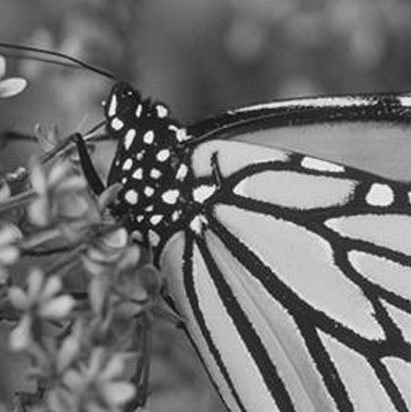
%> input picture imageUji/img1a.png, 411 x 412 px
$ octave uji7.m   (GNU Octave 9; MATLAB toolbox functions it lacks are replaced by stand-ins)
%> lines starting %> are read from the running program, lines starting %| are printed output that depends on the picture
### wienerFilterManual.m

function imgRestored = wienerFilterManual(imgDegraded, H, K)

    G = fft2(imgDegraded);

    % Terapkan formula Wiener Filter
    H_conj = conj(H);
    H_mag_sq = abs(H).^2;

    F_hat = (H_conj ./ (H_mag_sq + K)) .* G;

    % Lakukan Inverse FFT untuk mendapatkan citra restorasi
    f_hat = real(ifft2(F_hat));

    % Normalisasi hasil ke rentang [0,1]
    imgRestored = mat2gray(f_hat);
end

### uji7.m
% =========================================================================
%       PROGRAM RESTORASI CITRA DARI MOTION BLUR DENGAN PENAPIS WIENER
% =========================================================================
% Deskripsi:
% Skrip ini melakukan simulasi motion blur pada sebuah citra, kemudian
% mencoba merestorasinya menggunakan Penapis Wiener yang diimplementasikan
% secara manual.
%
% Constraint: Tidak menggunakan fungsi deconvwnr bawaan Matlab.
%
% Cukup jalankan file ini dari Matlab.
% =========================================================================

clear;
clc;
close all;

fprintf('--- Program Uji Restorasi Citra dengan Penapis Wiener ---\n');

try
    % --- LANGKAH 1: UJI CITRA GRAYSCALE ---
    fprintf('\n[LANGKAH 1 dari 2]\n');
    [fileGray, pathGray] = uigetfile({'*.png';'*.jpg';'*.tif';'*.bmp';'*.*'}, 'Pilih sebuah Citra Grayscale untuk Diuji');
%> the answer given: imageUji/img1a.png
    if isequal(fileGray, 0)
        disp('Pemilihan file dibatalkan. Skrip berhenti.');
        return;
    end
    jalankanUjiWiener(fullfile(pathGray, fileGray), 'Grayscale');
%| Info: Ukuran citra adalah 412 x 411 x 3.
%> the loop in jalankanUjiWiener, `for channel = 1:3` made 3 passes
%> pass 1, in wienerFilterManual, `f_hat = real(ifft2(F_hat));`:
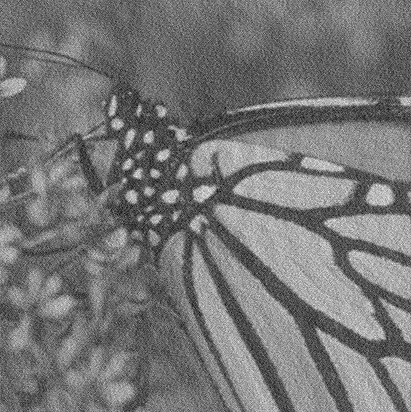
%> f_hat: size 412x411 double; min -0.307, max 1.3, mean 0.44; drawn with min black and max white
%> after the loop in jalankanUjiWiener, `for channel = 1:3`:
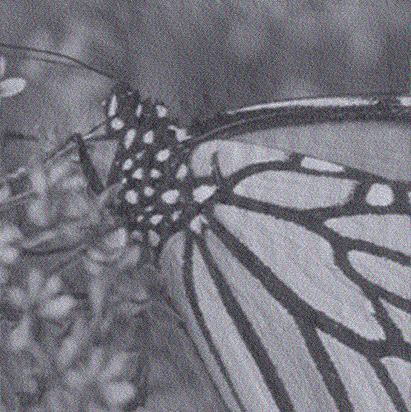
%> imgRestored: size 412x411x3 double; mean R, G, B 0.464, 0.46, 0.495
%> in jalankanUjiWiener, imgOri_uint8 is the input picture: size 412x411x3 uint8; min 0, max 255, mean 112.3
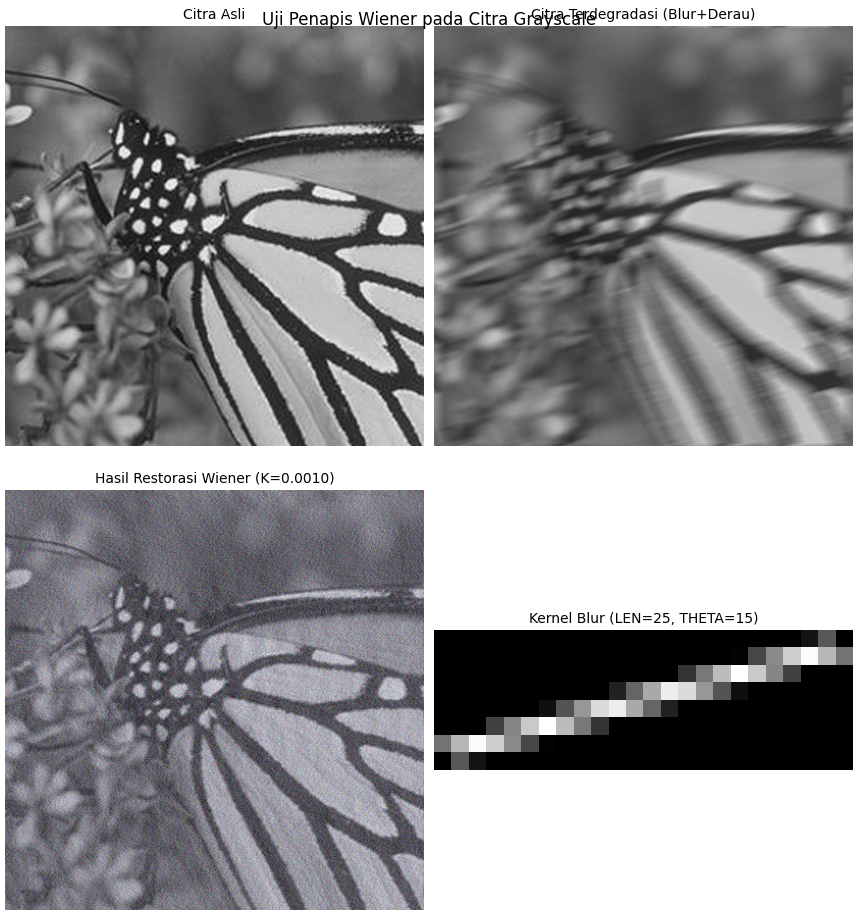
%> figure redrawn from the program's plot data, 4 panels

    % --- LANGKAH 2: UJI CITRA BERWARNA ---
    fprintf('\n[LANGKAH 2 dari 2]\n');
    [fileColor, pathColor] = uigetfile({'*.png';'*.jpg';'*.tif';'*.bmp';'*.*'}, 'Pilih sebuah Citra Berwarna untuk Diuji');
%> the answer given: imageUji/img2a.png
    if isequal(fileColor, 0)
        disp('Pemilihan file dibatalkan. Skrip berhenti.');
        return;
    end
    jalankanUjiWiener(fullfile(pathColor, fileColor), 'Berwarna');
%> call 2 of jalankanUjiWiener, with pathLengkapFile = 'imageUji/img2a.png', tipe = 'Berwarna'
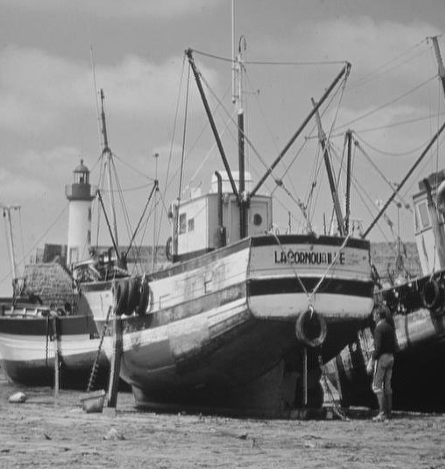
%> input picture imageUji/img2a.png, 445 x 469 px
%| Info: Ukuran citra adalah 469 x 445 x 3.
%> in jalankanUjiWiener (call 2), `imgBlurred = imfilter(imgOri, PSF, 'conv', 'circular');`:
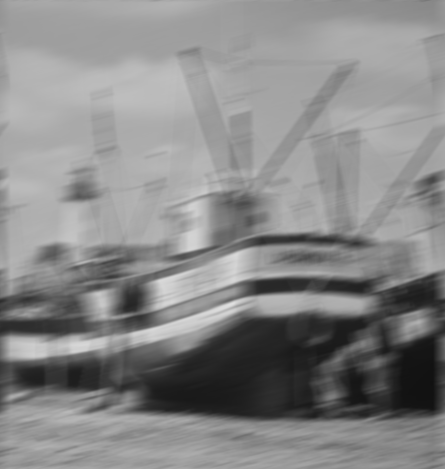
%> imgBlurred: size 469x445x3 double; min 0.0704, max 0.881, mean 0.534
%> after the loop in jalankanUjiWiener (call 2), `for channel = 1:3`:
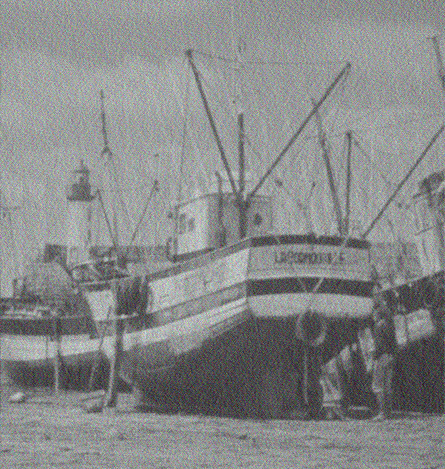
%> imgRestored: size 469x445x3 double; mean R, G, B 0.533, 0.54, 0.538
%> in jalankanUjiWiener, imgOri_uint8 is the input picture: size 469x445x3 uint8; min 9, max 234, mean 136.2
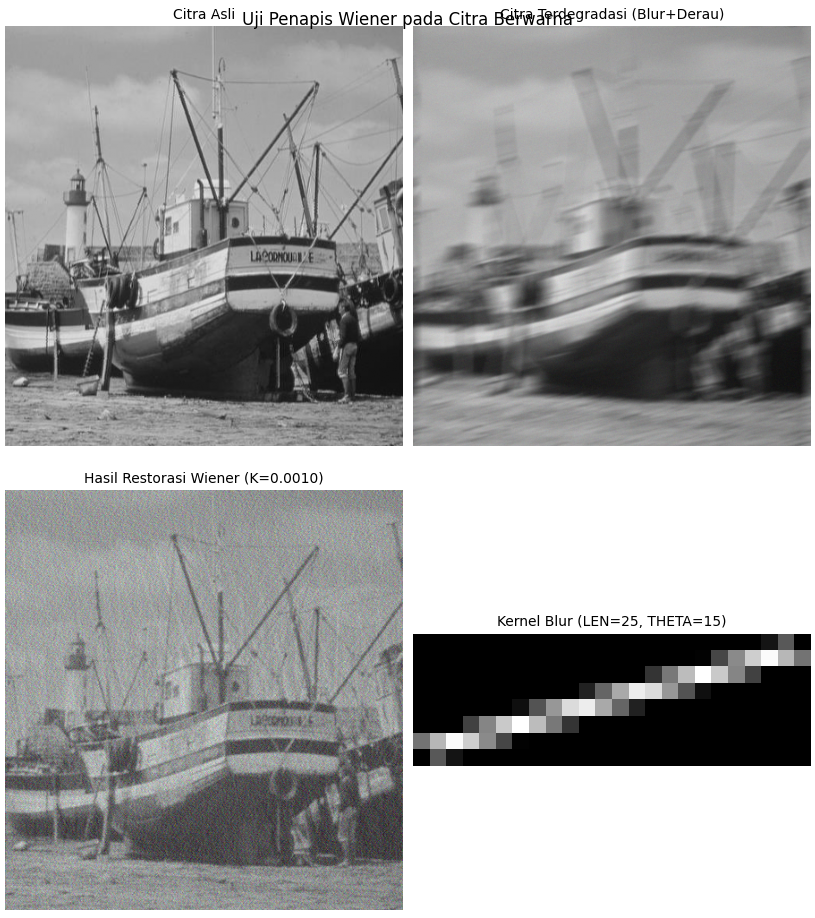
%> figure redrawn from the program's plot data, 4 panels

    fprintf('\n--- Pengujian Selesai ---\n');

catch ME
    fprintf('\nTERJADI ERROR FATAL:\n');
    fprintf('Pesan: %s\n', ME.message);
    fprintf('Error terjadi di file: %s, baris: %d\n', ME.stack(1).name, ME.stack(1).line);
end


% =========================================================================
%                     FUNGSI-FUNGSI PEMBANTU (LOKAL)
% =========================================================================

function jalankanUjiWiener(pathLengkapFile, tipe)
    % Fungsi ini menjalankan seluruh proses untuk satu citra.

    % --- Parameter Simulasi dan Restorasi ---
    LEN = 25;       % Panjang pergerakan blur dalam piksel
    THETA = 15;     % Sudut pergerakan dalam derajat
    NOISE_VAR = 0.0001; % Variansi derau Gaussian yang ditambahkan setelah blur
    NSR = NOISE_VAR * 10; % Estimasi Noise-to-Signal Ratio (K). INI PARAMETER PENTING UNTUK DIUBAH.

    fprintf('\nMemproses citra %s: %s\n', tipe, pathLengkapFile);

    % 1. Muat Citra
    imgOri = im2double(imread(pathLengkapFile)); % Langsung konversi ke double
    [M, N, C] = size(imgOri);
    fprintf('Info: Ukuran citra adalah %d x %d x %d.\n', M, N, C);

    % 2. Simulasi Degradasi (Motion Blur + Noise)
    % Buat Point Spread Function (PSF) untuk motion blur
    PSF = fspecial('motion', LEN, THETA);

    % Terapkan blur menggunakan konvolusi spasial
    % Opsi 'circular' penting untuk menghindari artefak pinggir saat dekonvolusi FFT
    imgBlurred = imfilter(imgOri, PSF, 'conv', 'circular');

    % Tambahkan sedikit derau Gaussian
    imgDegraded = imnoise(imgBlurred, 'gaussian', 0, NOISE_VAR);

    % 3. Proses Restorasi dengan Penapis Wiener
    % Dapatkan Optical Transfer Function (OTF) dari PSF
    H = psf2otf(PSF, [M N]);

    imgRestored = zeros(size(imgOri));

    if C == 3 % Jika citra berwarna, proses per channel
        fprintf('Menerapkan Penapis Wiener pada 3 channel warna...\n');
        for channel = 1:3
            imgRestored(:,:,channel) = wienerFilterManual(imgDegraded(:,:,channel), H, NSR);
        end
    else % Jika citra grayscale
        fprintf('Menerapkan Penapis Wiener pada 1 channel grayscale...\n');
        imgRestored = wienerFilterManual(imgDegraded, H, NSR);
    end

    % Konversi semua citra ke uint8 untuk ditampilkan
    imgOri_uint8 = im2uint8(imgOri);
    imgDegraded_uint8 = im2uint8(imgDegraded);
    imgRestored_uint8 = im2uint8(imgRestored);

    % 4. Tampilkan Hasil
    figure('Name', ['Restorasi Wiener - ' tipe], 'NumberTitle', 'off');
    subplot(2, 2, 1); imshow(imgOri_uint8); title('Citra Asli');
    subplot(2, 2, 2); imshow(imgDegraded_uint8); title(sprintf('Citra Terdegradasi (Blur+Derau)'));
    subplot(2, 2, 3); imshow(imgRestored_uint8); title(sprintf('Hasil Restorasi Wiener (K=%.4f)', NSR));
    subplot(2, 2, 4); imshow(PSF, [], 'InitialMagnification', 'fit'); title(sprintf('Kernel Blur (LEN=%d, THETA=%d)', LEN, THETA));
    sgtitle(['Uji Penapis Wiener pada Citra ' tipe], 'FontSize', 14, 'FontWeight', 'bold');
end
